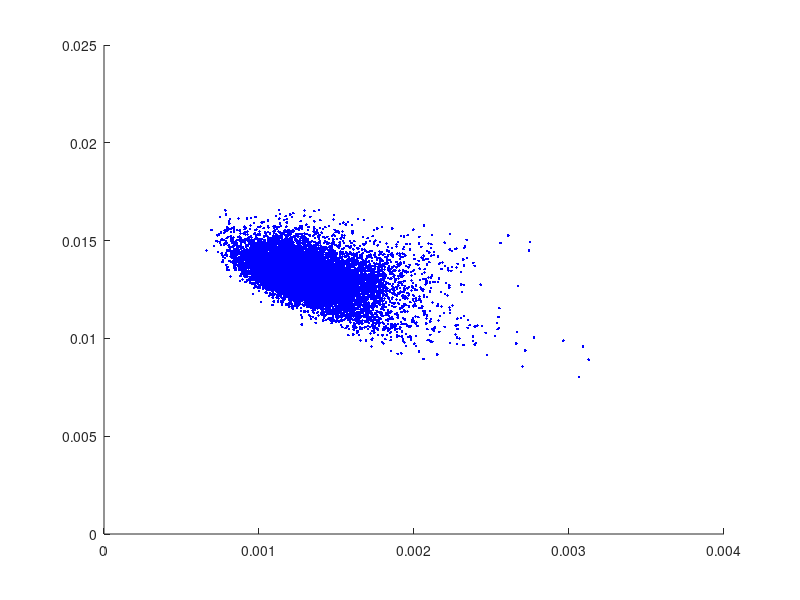

The MATLAB script that drew this image:
% ---------------------------------------------------------------------
% Book:         MVA
% ---------------------------------------------------------------------
% Quantlet:     MVAmeanvar
% ---------------------------------------------------------------------
% Description:  MVAmeanvar simulates many random portfolios and 
%               displays their mean return versus volatility.          
% ---------------------------------------------------------------------
% Usage:        MVAmeanvar
% ---------------------------------------------------------------------
% Inputs:       none
% ---------------------------------------------------------------------
% Output:       Simulates many random portfolios and displays their 
%               mean return versus volatility.     
% ---------------------------------------------------------------------
% Example:      
% ---------------------------------------------------------------------
% Author:       Wolfgang Haerdle, Vladimir Georgescu, Song Song
% ---------------------------------------------------------------------

x1=load('ibm.dat');
x2=load('panam.dat');
x3=load('delta.dat');
x4=load('coned.dat');
x5=load('gerber.dat');
x6=load('texaco.dat');

x=[x1,x2,x3,x4,x5,x6];

mu=mean(x);
sigma=cov(x);
c=unifrnd(0,1:6);
c=c/sum(c);
plt=[0.5*(c*cov(x)*c'),(c*mu')];

i=1;
while (i<10000)
    i=i+1;
    c=unifrnd(0,1:6);
    c=c/sum(c);
    plt=[plt;0.5*(c*cov(x)*c'),(c*mu')];
end

hold on
xlim([0 0.004]);
ylim([0 0.025]);
scatter(plt(:,1),plt(:,2),'b','.');
hold off                
  


 
